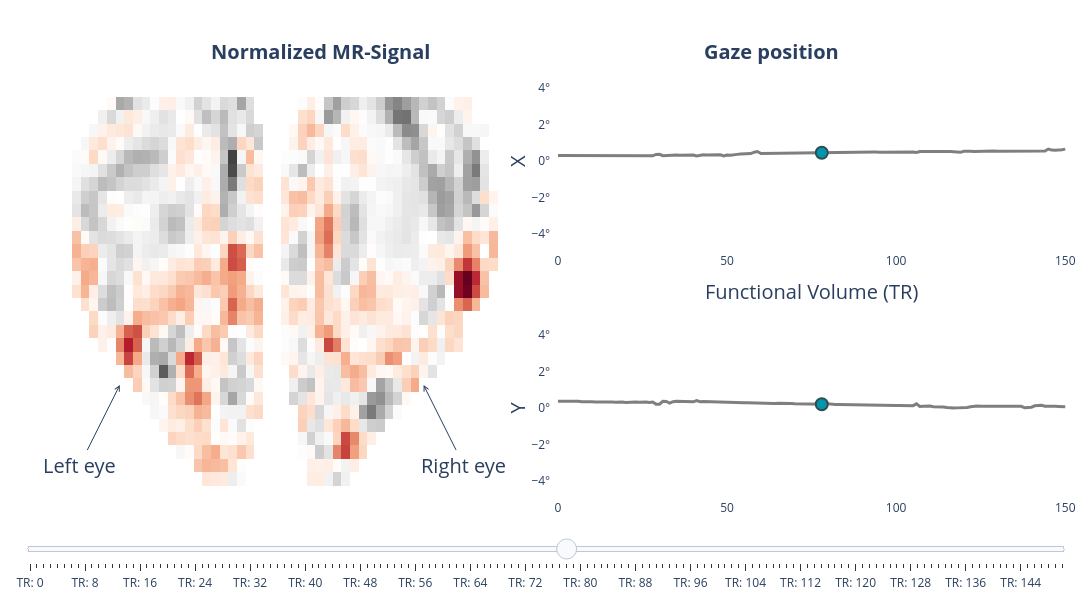

Notebook code cell kept with this figure:
### Code cell
fig = analyse.visualise_input_data(X, y, bg_color="rgb(255,255,255)", ylim=[-5, 5])
fig.show()
